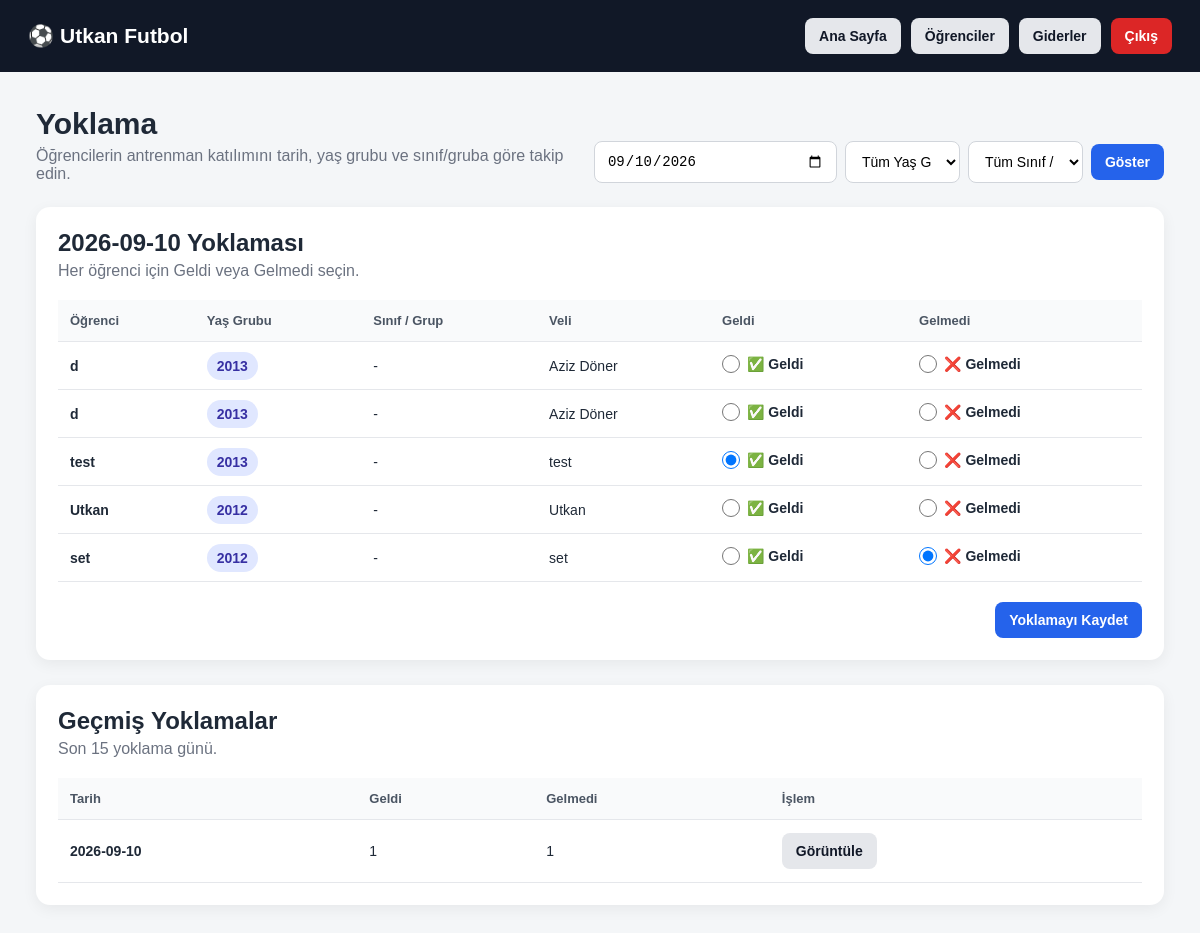
The app's page /attendance (signed in), older data.
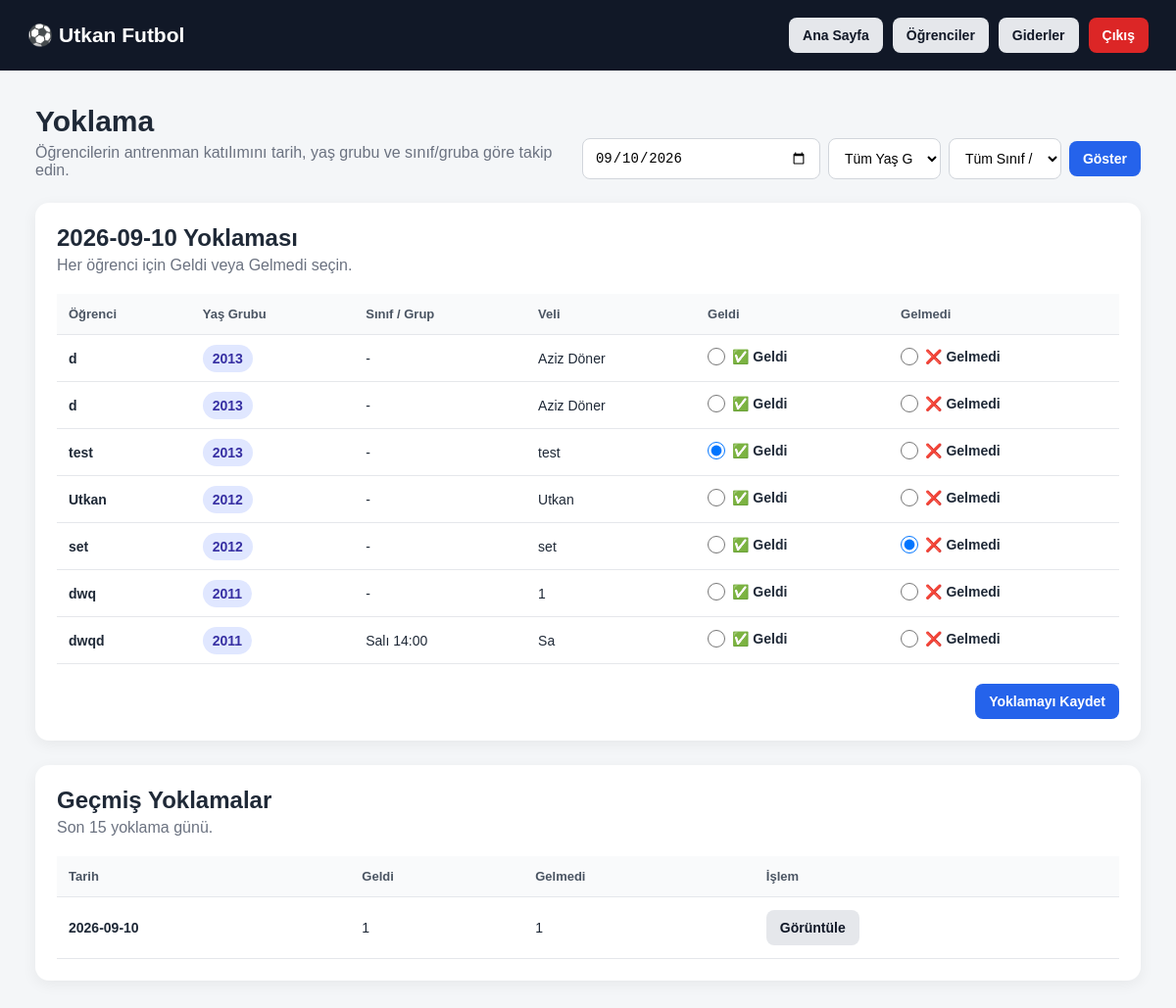
The same page, newer data.
### tables this page shows
CREATE TABLE students (
            id INTEGER PRIMARY KEY AUTOINCREMENT,
            school_id INTEGER NOT NULL,
            name TEXT NOT NULL,
            birth_year INTEGER NOT NULL,
            parent_name TEXT,
            phone TEXT,
            monthly_fee REAL DEFAULT 0,
            active INTEGER DEFAULT 1,
            notes TEXT,
            created_at TEXT, class_group TEXT,
            FOREIGN KEY (school_id)
                REFERENCES schools(id)
                ON DELETE CASCADE
        );

CREATE TABLE attendance (
            id INTEGER PRIMARY KEY AUTOINCREMENT,
            student_id INTEGER NOT NULL,
            attendance_date TEXT NOT NULL,
            present INTEGER DEFAULT 0,
            created_at TEXT,
            FOREIGN KEY (student_id)
                REFERENCES students(id)
                ON DELETE CASCADE,
            UNIQUE(student_id, attendance_date)
        );

### app.py (the view, shortened to what this page needs)
@app.route("/attendance", methods=["GET", "POST"])
def attendance():
    if not school_logged_in():
        return redirect(url_for("login"))
    school_id = session["school_id"]
    selected_date = request.args.get(
        "date",
        datetime.now().strftime("%Y-%m-%d")
    )
    selected_birth_year = request.args.get(
        "birth_year",
        ""
    ).strip()
    selected_class_group = request.args.get(
        "class_group",
        ""
    ).strip()
    conn = get_db()
    query = """
        SELECT
            s.*,
            a.present AS present,
            CASE
                WHEN a.id IS NULL THEN 0
                ELSE 1
            END AS attendance_saved
        FROM students s
        LEFT JOIN attendance a
            ON a.student_id = s.id
            AND a.attendance_date = ?
        WHERE s.school_id = ?
        AND s.active = 1
    """
    params = [
        selected_date,
        school_id
    ]
    if selected_birth_year:
        query += " AND s.birth_year = ?"
        params.append(selected_birth_year)
    if selected_class_group:
        query += " AND s.class_group = ?"
        params.append(selected_class_group)
    query += """
        ORDER BY
            s.birth_year DESC,
            COALESCE(s.class_group, '') ASC,
            s.name ASC
    """
    student_list = conn.execute(
        query,
        params
    ).fetchall()
    birth_years = conn.execute("""
        SELECT DISTINCT birth_year
        FROM students
        WHERE school_id = ?
        AND active = 1
        ORDER BY birth_year DESC
    """, (
        school_id,
    )).fetchall()
    class_groups = conn.execute("""
        SELECT DISTINCT class_group
        FROM students
        WHERE school_id = ?
        AND active = 1
        AND class_group IS NOT NULL
        AND TRIM(class_group) != ''
        ORDER BY class_group ASC
    """, (
        school_id,
    )).fetchall()
    history = conn.execute("""
        SELECT
            a.attendance_date,
            SUM(
                CASE
                    WHEN a.present = 1 THEN 1
                    ELSE 0
                END
            ) AS present_count,
            SUM(
                CASE
                    WHEN a.present = 0 THEN 1
                    ELSE 0
                END
            ) AS absent_count
        FROM attendance a
        JOIN students s
            ON s.id = a.student_id
        WHERE s.school_id = ?
        GROUP BY a.attendance_date
        ORDER BY a.attendance_date DESC
        LIMIT 15
    """, (
        school_id,
    )).fetchall()
    conn.close()
    return render_template(
        "attendance.html",
        students=student_list,
        selected_date=selected_date,
        selected_birth_year=selected_birth_year,
        selected_class_group=selected_class_group,
        birth_years=birth_years,
        class_groups=class_groups,
        history=history
    )

### app.py (called while the page is built)
def get_db():
    conn = sqlite3.connect(DB_NAME)
    conn.row_factory = sqlite3.Row
    conn.execute("PRAGMA foreign_keys = ON")
    return conn

def school_logged_in():
    return (
        session.get("logged_in")
        and session.get("role") == "school"
        and session.get("school_id")
    )

### templates/attendance.html (shortened to what this page needs)
<!DOCTYPE html>
<html lang="tr">
<head>
    <link rel="stylesheet" href="{{ url_for('static', filename='style.css') }}">
</head>
<body>
<header class="topbar">
    <div>
        <h2>⚽ {{ session.school_name or "Futbol Okulu Paneli" }}</h2>
    </div>
    <div class="top-actions">
        <a href="{{ url_for('dashboard') }}" class="btn">Ana Sayfa</a>
        <a href="{{ url_for('students') }}" class="btn">Öğrenciler</a>
        <a href="{{ url_for('expenses') }}" class="btn">Giderler</a>
        <a href="{{ url_for('logout') }}" class="btn danger">Çıkış</a>
    </div>
</header>
<main class="container">
    <div class="dashboard-heading">
        <div>
            <h1>Yoklama</h1>
            <p>Öğrencilerin antrenman katılımını tarih, yaş grubu ve sınıf/gruba göre takip edin.</p>
        </div>
        <form method="GET" class="compact-period-form">
            <input
                type="date"
                name="date"
                value="{{ selected_date }}"
            >
            <select name="birth_year">
                <option value="">Tüm Yaş Grupları</option>
            </select>
            <select name="class_group">
                <option value="">Tüm Sınıf / Gruplar</option>
            </select>
            <button type="submit" class="btn primary">
                Göster
            </button>
        </form>
    </div>
    <section class="panel-section">
        <div class="section-header">
            <div>
                <h2>
                    {{ selected_date }} Yoklaması
                </h2>
                <p>Her öğrenci için Geldi veya Gelmedi seçin.</p>
            </div>
        </div>
        {% if students %}
        <form method="POST">
            <div class="table-wrapper">
                <table>
                    <thead>
                        <tr>
                            <th>Öğrenci</th>
                            <th>Yaş Grubu</th>
                            <th>Sınıf / Grup</th>
                            <th>Veli</th>
                            <th>Geldi</th>
                            <th>Gelmedi</th>
                        </tr>
                    </thead>
                    <tbody>
                    {% for student in students %}
                        <tr>
                            <td>
                                <strong>{{ student.name }}</strong>
                            </td>
                            <td>
                                <span class="badge">
                                    {{ student.birth_year }}
                                </span>
                            </td>
                            <td>
                                {{ student.class_group or "-" }}
                            </td>
                            <td>
                                {{ student.parent_name or "-" }}
                            </td>
                            <td>
                                <label class="attendance-option present-option">
                                    <input
                                        type="radio"
                                        name="attendance_{{ student.id }}"
                                        value="present"
                                        {% if student.attendance_saved and student.present == 1 %}checked{% endif %}
                                    >
                                    <span>✅ Geldi</span>
                                </label>
                            </td>
                            <td>
                                <label class="attendance-option absent-option">
                                    <input
                                        type="radio"
                                        name="attendance_{{ student.id }}"
                                        value="absent"
                                        {% if student.attendance_saved and student.present == 0 %}checked{% endif %}
                                    >
                                    <span>❌ Gelmedi</span>
                                </label>
                            </td>
                        </tr>
                    {% endfor %}
                    </tbody>
                </table>
            </div>
            <div class="attendance-save">
                <button type="submit" class="btn primary">
                    Yoklamayı Kaydet
                </button>
            </div>
        </form>
        {% else %}
        <div class="empty-state">
            Bu filtrelere uygun aktif öğrenci bulunmuyor.
        </div>
        {% endif %}
    </section>
    <section class="panel-section attendance-history">
        <div class="section-header">
            <div>
                <h2>Geçmiş Yoklamalar</h2>
                <p>Son 15 yoklama günü.</p>
            </div>
        </div>
        {% if history %}
        <div class="table-wrapper">
            <table>
                <thead>
                    <tr>
                        <th>Tarih</th>
                        <th>Geldi</th>
                        <th>Gelmedi</th>
                        <th>İşlem</th>
                    </tr>
                </thead>
                <tbody>
                {% for item in history %}
                    <tr>
                        <td>
                            <strong>{{ item.attendance_date }}</strong>
                        </td>
                        <td>
                            {{ item.present_count }}
                        </td>
                        <td>
                            {{ item.absent_count }}
                        </td>
                        <td>
                            <a
                                href="{{ url_for(
                                    'attendance',
                                    date=item.attendance_date,
                                    birth_year=selected_birth_year,
                                    class_group=selected_class_group
                                ) }}"
                                class="btn"
                            >
                                Görüntüle
                            </a>
                        </td>
                    </tr>
                {% endfor %}
                </tbody>
            </table>
        </div>
        {% else %}
        <div class="empty-state">
            Henüz yoklama kaydı bulunmuyor.
        </div>
        {% endif %}
    </section>
</main>
</body>
</html>

### static/style.css (style rules this page uses)
* { box-sizing: border-box; margin: 0; padding: 0; }
body { font-family: Arial, Helvetica, sans-serif; background: #f4f6f8; color: #1f2937; }
a { text-decoration: none; }
.topbar { background: #111827; color: white; padding: 18px 28px; display: flex; align-items: center; justify-content: space-between; gap: 20px; flex-wrap: wrap; }
.topbar h2 { font-size: 21px; }
.top-actions { display: flex; gap: 10px; flex-wrap: wrap; }
.container { width: min(1200px, 94%); margin: 35px auto; }
.btn { border: none; cursor: pointer; display: inline-flex; align-items: center; justify-content: center; padding: 10px 14px; border-radius: 8px; background: #e5e7eb; color: #111827; font-size: 14px; font-weight: 600; transition: 0.2s; }
.btn.primary { background: #2563eb; color: white; }
.btn.danger { background: #dc2626; color: white; }
.panel-section { background: white; border-radius: 14px; padding: 22px; box-shadow: 0 4px 15px rgba(0, 0, 0, 0.06); }
.section-header { display: flex; justify-content: space-between; align-items: center; gap: 15px; margin-bottom: 20px; }
.section-header h2 { margin-bottom: 5px; }
.section-header p { color: #6b7280; }
.table-wrapper { overflow-x: auto; }
table { width: 100%; border-collapse: collapse; }
th, td { padding: 13px 12px; border-bottom: 1px solid #e5e7eb; text-align: left; white-space: nowrap; }
th { background: #f9fafb; font-size: 13px; color: #4b5563; }
td { font-size: 14px; }
input, select, textarea { width: 100%; padding: 11px 12px; border: 1px solid #d1d5db; border-radius: 8px; outline: none; font-size: 14px; background: white; }
.badge { background: #e0e7ff; color: #3730a3; padding: 6px 10px; border-radius: 20px; font-weight: 700; }
.dashboard-heading { display: flex; justify-content: space-between; align-items: flex-end; gap: 20px; margin-bottom: 24px; }
.dashboard-heading h1 { font-size: 30px; margin-bottom: 6px; }
.dashboard-heading p { color: #6b7280; }
.compact-period-form { display: flex; gap: 8px; align-items: center; }
.compact-period-form select { width: auto; min-width: 115px; }
.attendance-save { display: flex; justify-content: flex-end; margin-top: 20px; }
.attendance-history { margin-top: 25px; }
.attendance-option { display: inline-flex; align-items: center; gap: 7px; cursor: pointer; font-weight: 600; white-space: nowrap; }
.attendance-option input[type="radio"] { width: 18px; height: 18px; cursor: pointer; }
.present-option span, .absent-option span { font-size: 14px; }

Row changes from the older to the newer data that the page shows:
added students: name "dwq", birth_year "2011", class_group "-", parent_name "1", id "☐ ✅ Geldi", id "☐ ❌ Gelmedi"
added students: name "dwqd", birth_year "2011", class_group "Salı 14:00", parent_name "Sa", id "☐ ✅ Geldi", id "☐ ❌ Gelmedi"
